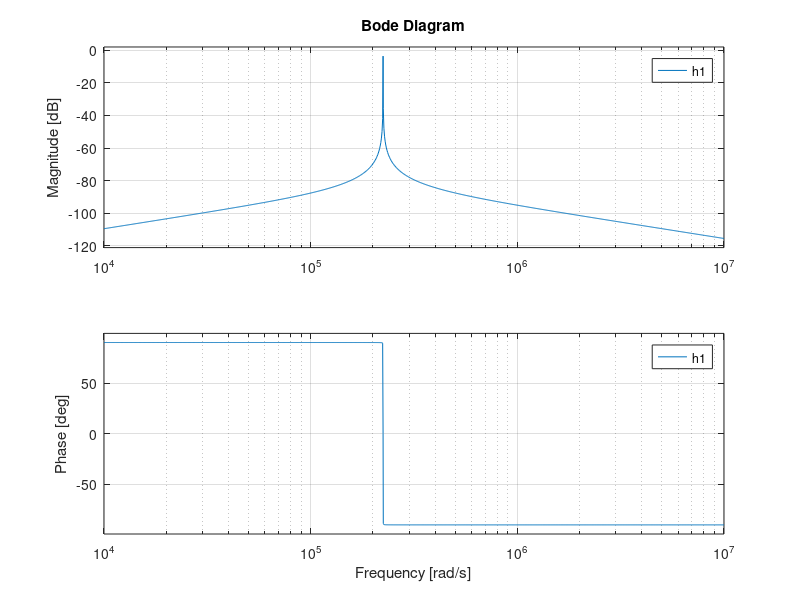
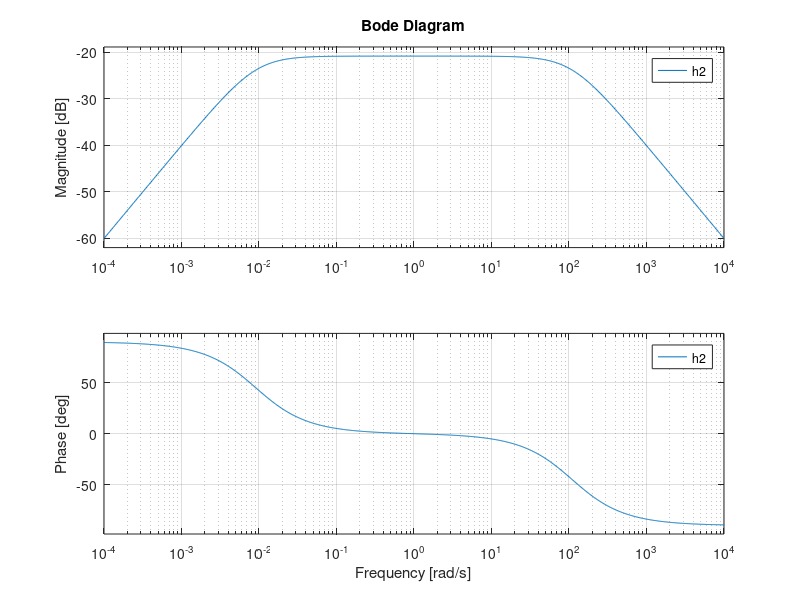
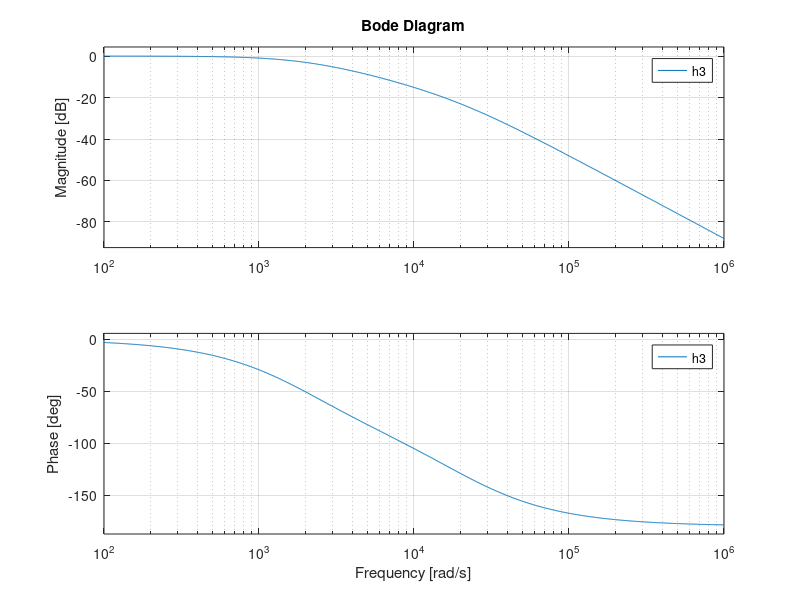
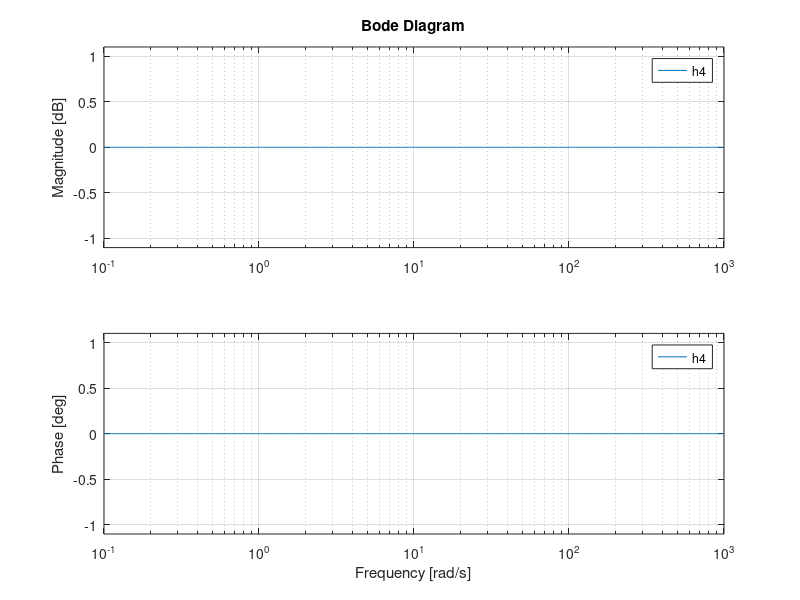

Source code (MATLAB) for these figures, in order:
clear all;
close all;

figure;
h1 = tf([0 0.000166 0], [0.00000996 0.000249 500000]);
bode(h1);

figure;
h2 = tf([0 10 0], [1 110 1]);
bode(h2);
 
figure;
h3 = tf([0 0 1], [0.000000025 0.00055 1]);
bode(h3);
 
figure;
h4 = tf([0 0 1], [0 0 1]);
bode(h4);
 
figure;
h5 = tf([0 0 1], [0 -10 0]);
bode(h5);
